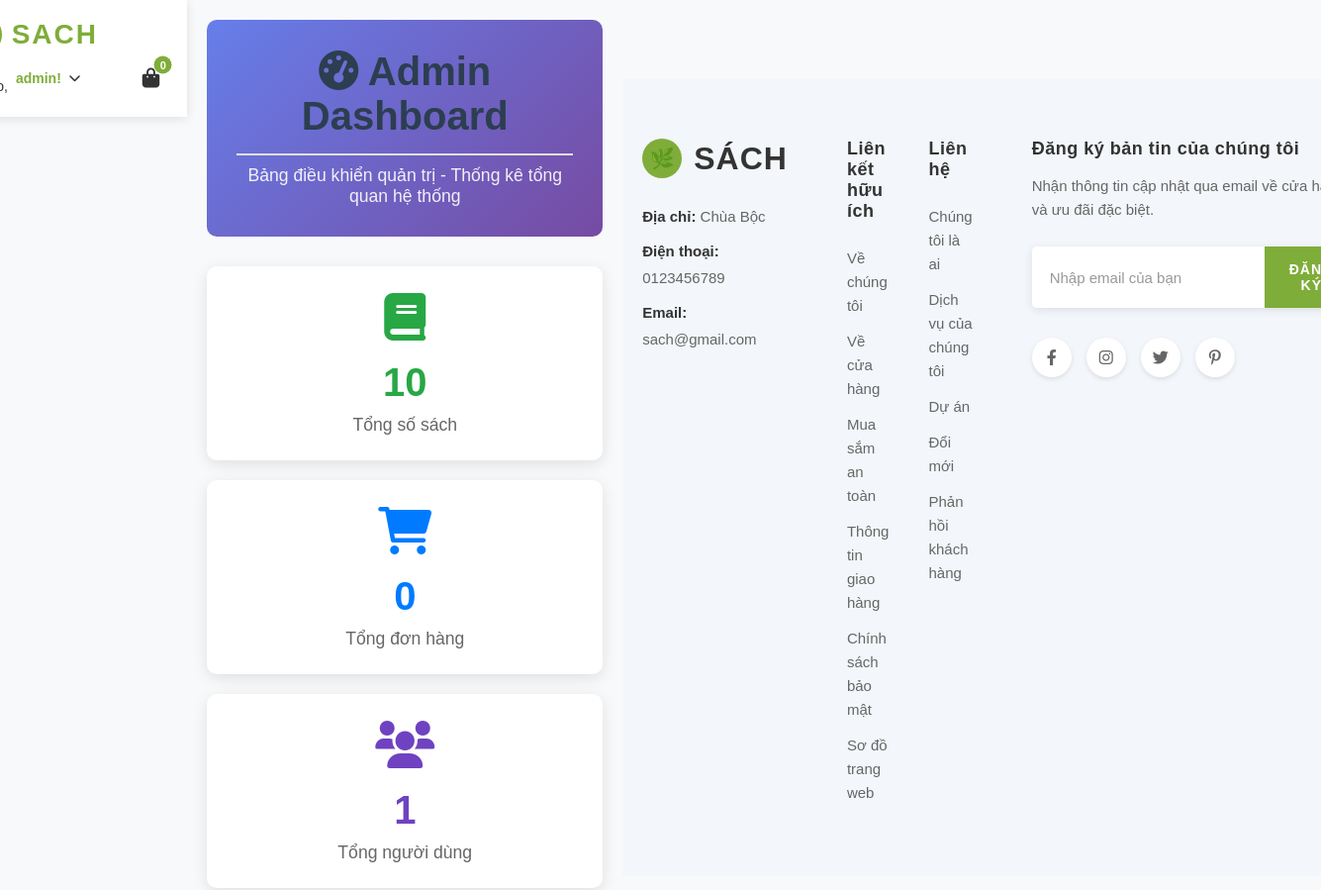
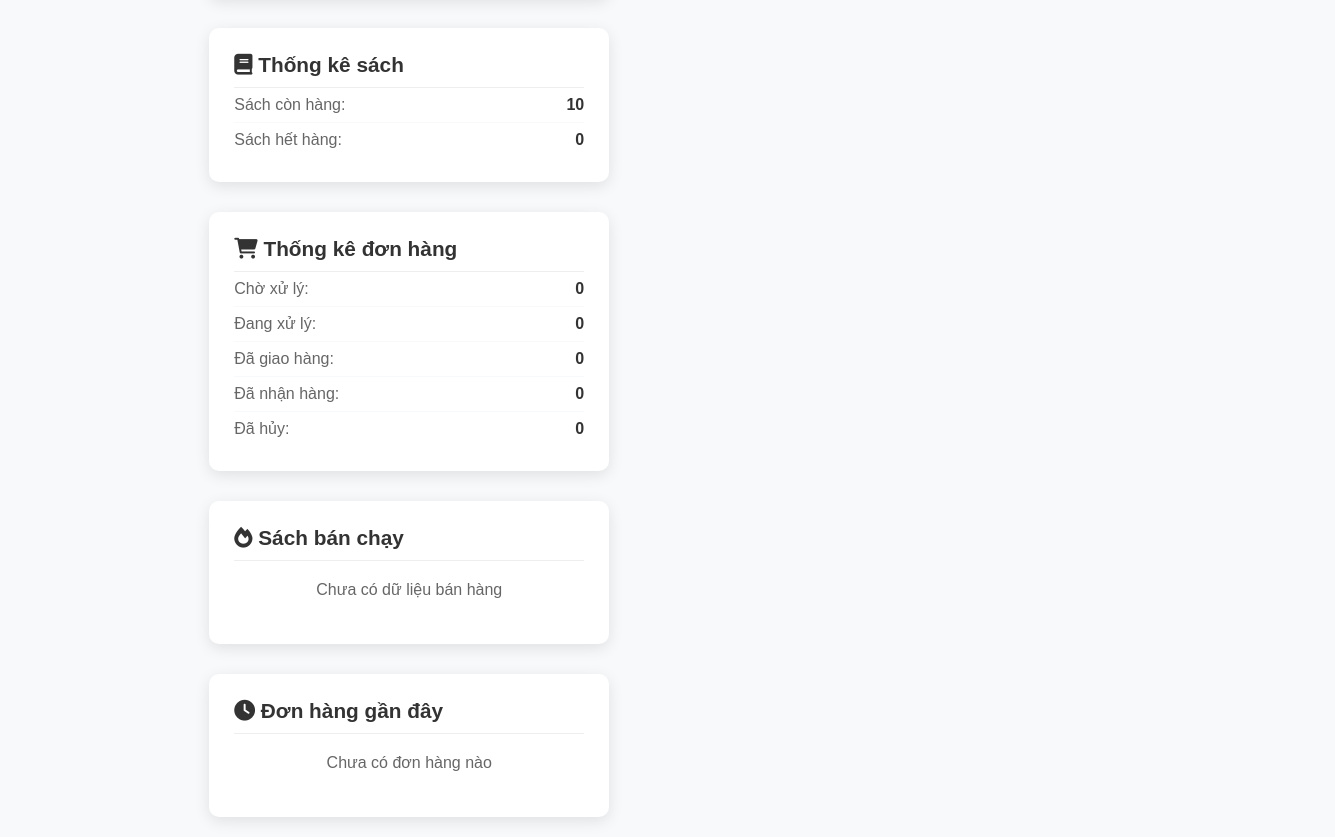
The page /admin-dashboard/ (signed in) on the database as committed earlier (2 pictures, top to bottom).
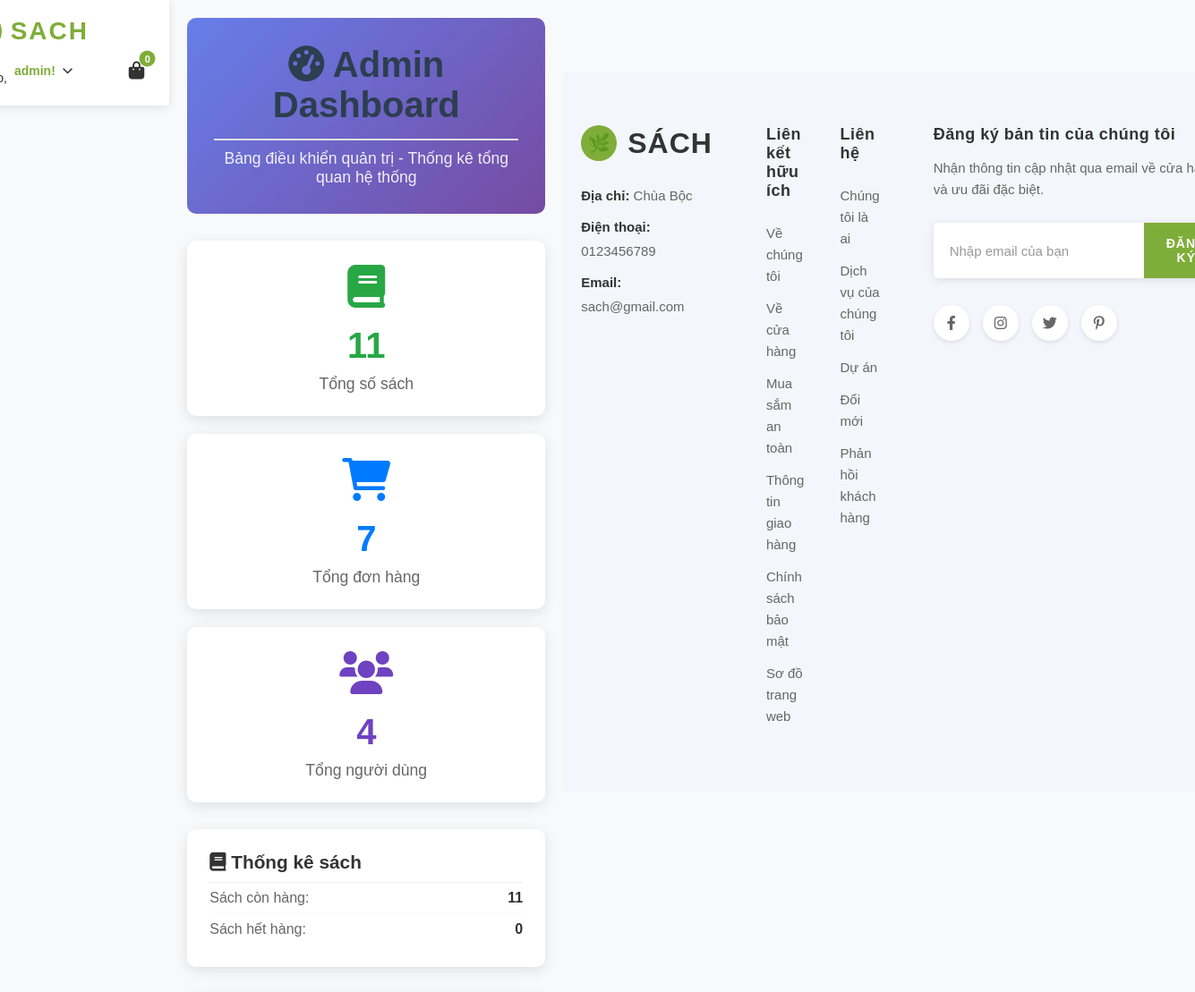
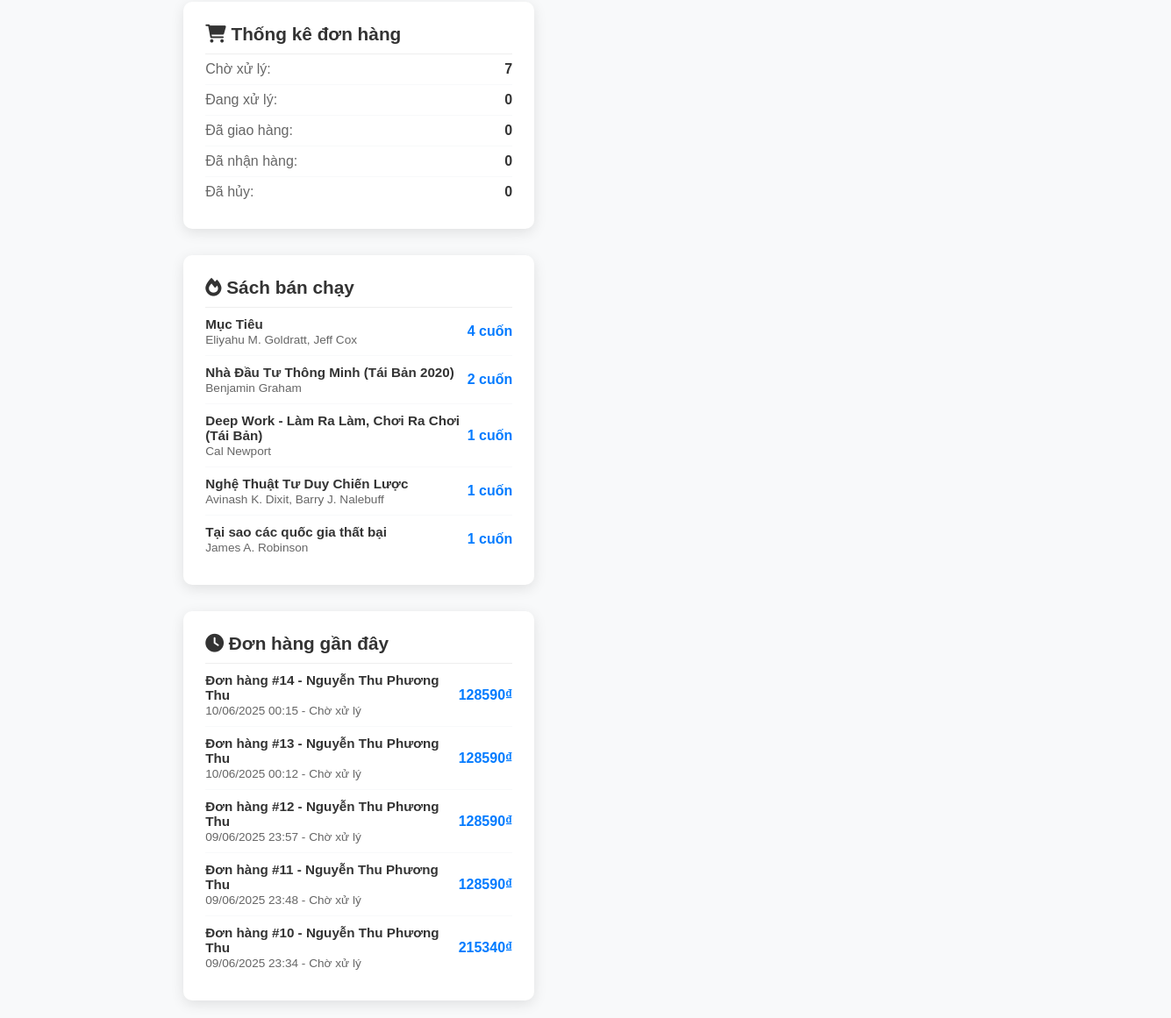
The same page on the database as committed later (2 pictures, top to bottom).
### apps/books/models.py (models this page shows, shortened)
class Book(models.Model):
    title = models.CharField(max_length=200, verbose_name="Tên Sách")
    author = models.CharField(max_length=100, verbose_name="Tác Giả")
    slug = models.SlugField(unique=True, max_length=200, blank=True, null=True)
    description = models.TextField(verbose_name="Mô Tả")
    price = models.DecimalField(max_digits=10, decimal_places=0, verbose_name="Giá")
    discount = models.DecimalField(max_digits=5, decimal_places=0, default=0.00, verbose_name="Giảm Giá (%)")
    stock = models.IntegerField(verbose_name="Số Lượng Tồn Kho")
    image = models.ImageField(upload_to='books/', blank=True, null=True, verbose_name="Hình Ảnh")
    category = models.ForeignKey(Category, on_delete=models.CASCADE, verbose_name="Thể Loại", null=True, blank=True)
    class Meta:
        verbose_name = "Sách"
        verbose_name_plural = "Sách"
        ordering = ['title']

### apps/orders/models.py (models this page shows, shortened)
class Order(models.Model):
    STATUS_CHOICES = [
        ('pending', 'Chờ xử lý'),
        ('processing', 'Đang xử lý'),
        ('shipped', 'Đã giao hàng'),
        ('delivered', 'Đã nhận hàng'),
        ('cancelled', 'Đã hủy'),
    ]
    PAYMENT_CHOICES = [
        ('cod', 'Thanh toán khi nhận hàng'),
    ]
    user = models.ForeignKey(User, on_delete=models.CASCADE, null=True, blank=True, verbose_name="Khách hàng")
    full_name = models.CharField(max_length=100, verbose_name="Họ và tên")
    email = models.EmailField(verbose_name="Email")
    phone = models.CharField(max_length=20, verbose_name="Số điện thoại")
    address = models.TextField(verbose_name="Địa chỉ")
    city = models.CharField(max_length=100, verbose_name="Tỉnh/Thành phố")
    district = models.CharField(max_length=100, verbose_name="Quận/Huyện")
    ward = models.CharField(max_length=100, verbose_name="Phường/Xã")
    total_amount = models.DecimalField(max_digits=10, decimal_places=3, verbose_name="Tổng tiền")
    shipping_fee = models.DecimalField(max_digits=10, decimal_places=3, default=0, verbose_name="Phí vận chuyển")
    status = models.CharField(max_length=20, choices=STATUS_CHOICES, default='pending', verbose_name="Trạng thái")
    payment_method = models.CharField(max_length=20, choices=PAYMENT_CHOICES, default='cod', verbose_name="Phương thức thanh toán")
    notes = models.TextField(blank=True, null=True, verbose_name="Ghi chú")
    created_at = models.DateTimeField(auto_now_add=True, verbose_name="Ngày tạo")
    updated_at = models.DateTimeField(auto_now=True, verbose_name="Ngày cập nhật")
    class Meta:
        verbose_name = "Đơn hàng"
        verbose_name_plural = "Đơn hàng"
        ordering = ['-created_at']
    def get_total_with_shipping(self):
        return self.total_amount + self.shipping_fee

### apps/books/views.py (the view)
# urls.py: path('admin-dashboard/', views.admin_dashboard_view, name='admin_dashboard'),
@user_passes_test(is_admin)
def admin_dashboard_view(request):
    total_books = Book.objects.count()
    total_orders = Order.objects.count()
    total_users = User.objects.count()
    books_in_stock = Book.objects.filter(stock__gt=0).count()
    books_out_of_stock = Book.objects.filter(stock=0).count()
    orders_pending = Order.objects.filter(status='pending').count()
    orders_processing = Order.objects.filter(status='processing').count()
    orders_shipped = Order.objects.filter(status='shipped').count()
    orders_delivered = Order.objects.filter(status='delivered').count()
    orders_cancelled = Order.objects.filter(status='cancelled').count()
    total_revenue = Order.objects.filter(
        status__in=['delivered', 'shipped']
    ).aggregate(
        total=Sum('total_amount')
    )['total'] or 0
    thirty_days_ago = timezone.now() - timedelta(days=30)
    recent_orders = Order.objects.filter(created_at__gte=thirty_days_ago).count()
    recent_revenue = Order.objects.filter(
        created_at__gte=thirty_days_ago,
        status__in=['delivered', 'shipped']
    ).aggregate(
        total=Sum('total_amount')
    )['total'] or 0
    top_books = OrderItem.objects.values('book__title', 'book__author').annotate(
        total_sold=Sum('quantity')
    ).order_by('-total_sold')[:5]
    recent_orders_list = Order.objects.select_related('user').order_by('-created_at')[:5]
    categories_stats = Category.objects.annotate(
        book_count=Count('book'),
        sold_count=Sum('book__orderitem__quantity')
    ).order_by('-book_count')[:5]
    context = {
        'total_books': total_books,
        'total_orders': total_orders,
        'total_users': total_users,
        'total_revenue': total_revenue,
        'books_in_stock': books_in_stock,
        'books_out_of_stock': books_out_of_stock,
        'orders_pending': orders_pending,
        'orders_processing': orders_processing,
        'orders_shipped': orders_shipped,
        'orders_delivered': orders_delivered,
        'orders_cancelled': orders_cancelled,
        'recent_orders': recent_orders,
        'recent_revenue': recent_revenue,
        'top_books': top_books,
        'recent_orders_list': recent_orders_list,
        'categories_stats': categories_stats,
    }
    return render(request, 'admin/dashboard.html', context)

### apps/books/views.py (called while the page is built)
def is_admin(user):
    return user.is_authenticated and user.is_staff

### apps/cart/context_processors.py (called while the page is built)
def cart_context(request):
    cart = request.session.get('cart', {})
    cart_count = sum(cart.values())
    return {
        'cart_count': cart_count,
        'cart_items_exist': cart_count > 0
    }

### templates/admin/dashboard.html (shortened to what this page needs)
{% extends 'base.html' %}
{% load static %}
{% block content %}
<div class="dashboard-container">
    <div class="dashboard-header">
        <h1><i class="fas fa-tachometer-alt"></i> Admin Dashboard</h1>
        <p>Bảng điều khiển quản trị - Thống kê tổng quan hệ thống</p>
    </div>
    <div class="stats-grid">
        <div class="stat-card">
            <div class="stat-icon books">
                <i class="fas fa-book"></i>
            </div>
            <div class="stat-number books">{{ total_books }}</div>
            <div class="stat-label">Tổng số sách</div>
        </div>
        <div class="stat-card">
            <div class="stat-icon orders">
                <i class="fas fa-shopping-cart"></i>
            </div>
            <div class="stat-number orders">{{ total_orders }}</div>
            <div class="stat-label">Tổng đơn hàng</div>
        </div>
        <div class="stat-card">
            <div class="stat-icon users">
                <i class="fas fa-users"></i>
            </div>
            <div class="stat-number users">{{ total_users }}</div>
            <div class="stat-label">Tổng người dùng</div>
        </div>
    </div>
    <div class="info-grid">
        <div class="info-card">
            <h3><i class="fas fa-book"></i> Thống kê sách</h3>
            <div class="status-item">
                <span class="status-label">Sách còn hàng:</span>
                <span class="status-value">{{ books_in_stock }}</span>
            </div>
            <div class="status-item">
                <span class="status-label">Sách hết hàng:</span>
                <span class="status-value">{{ books_out_of_stock }}</span>
            </div>
        </div>
        <div class="info-card">
            <h3><i class="fas fa-shopping-cart"></i> Thống kê đơn hàng</h3>
            <div class="status-item">
                <span class="status-label">Chờ xử lý:</span>
                <span class="status-value">{{ orders_pending }}</span>
            </div>
            <div class="status-item">
                <span class="status-label">Đang xử lý:</span>
                <span class="status-value">{{ orders_processing }}</span>
            </div>
            <div class="status-item">
                <span class="status-label">Đã giao hàng:</span>
                <span class="status-value">{{ orders_shipped }}</span>
            </div>
            <div class="status-item">
                <span class="status-label">Đã nhận hàng:</span>
                <span class="status-value">{{ orders_delivered }}</span>
            </div>
            <div class="status-item">
                <span class="status-label">Đã hủy:</span>
                <span class="status-value">{{ orders_cancelled }}</span>
            </div>
        </div>
        <div class="info-card">
            <h3><i class="fas fa-fire"></i> Sách bán chạy</h3>
            {% for book in top_books %}
            <div class="list-item">
                <div class="item-info">
                    <div class="item-title">{{ book.book__title }}</div>
                    <div class="item-subtitle">{{ book.book__author }}</div>
                </div>
                <div class="item-value">{{ book.total_sold }} cuốn</div>
            </div>
            {% empty %}
            <p style="color: #666; text-align: center; margin: 20px 0;">Chưa có dữ liệu bán hàng</p>
            {% endfor %}
        </div>
    </div>
    <div class="info-card">
        <h3><i class="fas fa-clock"></i> Đơn hàng gần đây</h3>
        {% for order in recent_orders_list %}
        <div class="list-item">
            <div class="item-info">
                <div class="item-title">Đơn hàng #{{ order.id }} - {{ order.full_name }}</div>
                <div class="item-subtitle">{{ order.created_at|date:"d/m/Y H:i" }} - {{ order.get_status_display }}</div>
            </div>
            <div class="item-value">{{ order.get_total_with_shipping|floatformat:0 }}₫</div>
        </div>
        {% empty %}
        <p style="color: #666; text-align: center; margin: 20px 0;">Chưa có đơn hàng nào</p>
        {% endfor %}
    </div>
</div>
{% endblock %}

Rows that differ between the two databases and show on the page:
now on this page (row edited): Book: book__title "Mục Tiêu", book__author "Eliyahu M. Goldratt, Jeff Cox", total_sold "4"
now on this page (row edited): Book: book__title "Nhà Đầu Tư Thông Minh (Tái Bản 2020)", book__author "Benjamin Graham", total_sold "2"
now on this page (row edited): Book: book__title "Deep Work - Làm Ra Làm, Chơi Ra Chơi (Tái Bản)", book__author "Cal Newport", total_sold "1"
now on this page (row edited): Book: book__title "Nghệ Thuật Tư Duy Chiến Lược", book__author "Avinash K. Dixit, Barry J. Nalebuff", total_sold "1"
now on this page (row edited): Book: book__title "Tại sao các quốc gia thất bại", book__author "James A. Robinson", total_sold "1"
added Order: id "14", full_name "Nguyễn Thu Phương Thu", created_at "10/06/2025 00:15", status "Chờ xử lý", get_total_with_shipping "128590"
added Order: id "13", full_name "Nguyễn Thu Phương Thu", created_at "10/06/2025 00:12", status "Chờ xử lý", get_total_with_shipping "128590"
added Order: id "12", full_name "Nguyễn Thu Phương Thu", created_at "09/06/2025 23:57", status "Chờ xử lý", get_total_with_shipping "128590"
added Order: id "11", full_name "Nguyễn Thu Phương Thu", created_at "09/06/2025 23:48", status "Chờ xử lý", get_total_with_shipping "128590"
added Order: id "10", full_name "Nguyễn Thu Phương Thu", created_at "09/06/2025 23:34", status "Chờ xử lý", get_total_with_shipping "215340"
Other text that changed with them:
{{ total_books }}: "10" → "11"
{{ total_orders }}: "0" → "7"
{{ total_users }}: "1" → "4"
{{ books_in_stock }}: "10" → "11"
{{ orders_pending }}: "0" → "7"
text no longer shown: "Chưa có dữ liệu bán hàng Chưa có đơn hàng nào"
